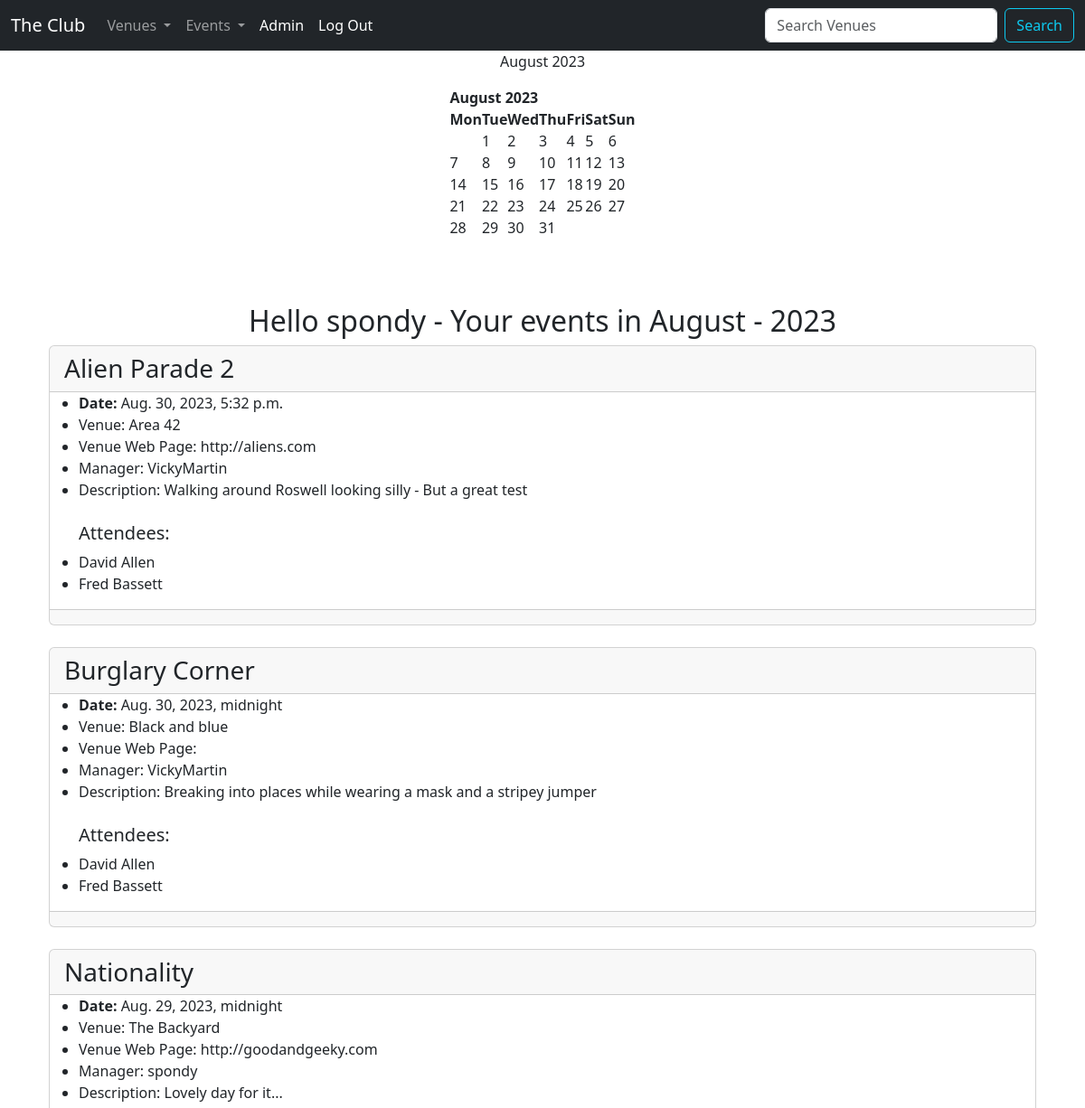
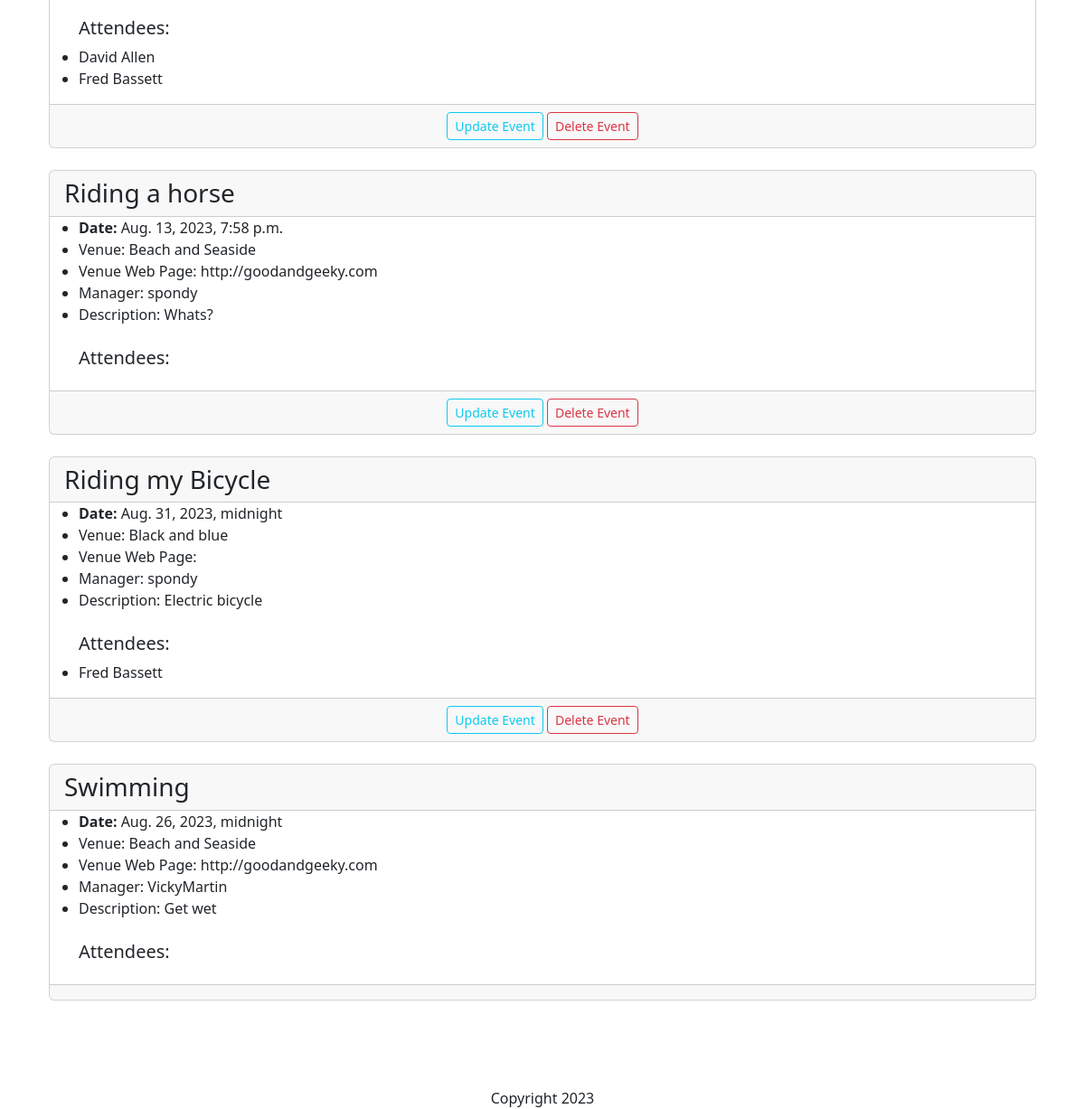
The app's page / (signed in) with its own data (2 pictures, top to bottom).
### events/models.py (models this page shows, shortened)
class Event(models.Model):
    name = models.CharField("Event Name", max_length=120)
    event_date = models.DateTimeField("Event Date")
    venue = models.ForeignKey(Venue, blank=True, null=True, on_delete=models.CASCADE)
    manager = models.ForeignKey(User, blank=True, null=True, on_delete=models.SET_NULL)
    description = models.TextField(blank=True)
    attendees = models.ManyToManyField(MyClubUser, blank=True)
    approved = models.BooleanField("Approved", default=False)

class Venue(models.Model):
    name = models.CharField("Venue Name", max_length=120)
    address = models.CharField(max_length=300)
    zip_code = models.CharField("Zip Code", max_length=15)
    phone = models.CharField("Contact Phone", max_length=25, blank=True)
    web = models.URLField("Website Address", blank=True)
    email_address = models.EmailField("Email Address", blank=True)
    owner = models.IntegerField("Venue Owner", blank=False, default=1)
    venue_image = models.ImageField(null=True, blank=True, upload_to="images/")
    def __str__(self):
        return self.name

class MyClubUser(models.Model):
    first_name = models.CharField(max_length=30)
    last_name = models.CharField(max_length=30)
    email = models.EmailField("User Email")
    def __str__(self):
        return self.first_name + " " + self.last_name

### events/views.py (the view)
# urls.py: path("", views.home, name="home"),
def home(request, year=datetime.now().year, month=datetime.now().strftime("%B")):
    month = month.capitalize()
    month_number = list(calendar.month_name).index(month)
    month_number = int(month_number)  # make sure it is an int
    cal = HTMLCalendar().formatmonth(year, month_number)
    now = datetime.now()
    current_year = now.year
    event_list = Event.objects.filter(
        event_date__year=year, event_date__month=month_number
    ).order_by("name")
    time = now.strftime("%H:%M:%S")
    return render(
        request,
        "events/home.html",
        {
            "year": year,
            "month": month,
            "month_number": month_number,
            "cal": cal,
            "current_year": current_year,
            "time": time,
            "event_list": event_list,
        },
    )

### events/templates/events/home.html
{% extends 'events/base.html' %}
{% block content %}
<div class="container">
    <center>
      <p>
        {{ month }}
        {{ year }}<br/>
      </p>
      {{ cal|safe }}
      <br><br><br>
  <h2>Hello {{ user }} - Your events in {{ month }} - {{ year }}</h2>
    </center>
    {% if event_list %}
      {% for event in event_list %}
        <div class="card">
          <h3 class="card-header">{{ event.name }}</h3>
          <ul>
            <li><strong>Date:</strong> {{ event.event_date }}</li>
            <li>Venue: {{ event.venue }}</li>
            <li>Venue Web Page: {{ event.venue.web }}</li>
            <li>Manager: {{ event.manager }}</li>
            <li>Description: {{ event.description }}</li>
            <br/>
            <h5>Attendees:</h5>
            {% for user in event.attendees.all %}
              <li>{{ user }}</li>
            {% endfor %}
          </ul>
          <div class="card-footer"><center>
            {% if user.is_authenticated %}
              {% if user == event.manager %}
                <a href="{% url 'update-event' event.id %}" class="btn btn-outline-info btn-sm">Update Event</a>
                <a href="{% url 'delete-event' event.id %}" class="btn btn-outline-danger btn-sm">Delete Event</a>
              {% endif %}
            {% else %}
              <a class="btn btn-outline-info" href="{% url 'login' %}">Log in Here for more options</a>
            {% endif %}
          </center></div>
        </div><br/>
      {% endfor %}
    {% else %}
      <p>Sorry, nothing happening this month...</p>
    {% endif %}
    <br><br><br>
    <center>
      Copyright {{ current_year }}
    </center>
</div>
{% endblock %}

### records on screen
Event: name "Alien Parade 2", event_date "Aug. 30, 2023, 5:32 p.m.", venue "Area 42", venue.web "http://aliens.com", manager "VickyMartin", description "Walking around Roswell looking silly - But a great test"
MyClubUser: first_name+last_name "David Allen"
MyClubUser: first_name+last_name "Fred Bassett"
Event: name "Burglary Corner", event_date "Aug. 30, 2023, midnight", venue "Black and blue", manager "VickyMartin", description "Breaking into places while wearing a mask and a stripey jumper"
Event: name "Nationality", event_date "Aug. 29, 2023, midnight", venue "The Backyard", venue.web "http://goodandgeeky.com", manager "spondy", description "Lovely day for it...", shows "Update Event"
Event: name "Riding a horse", event_date "Aug. 13, 2023, 7:58 p.m.", venue "Beach and Seaside", venue.web "http://goodandgeeky.com", manager "spondy", description "Whats?", shows "Update Event"
Event: name "Riding my Bicycle", event_date "Aug. 31, 2023, midnight", venue "Black and blue", manager "spondy", description "Electric bicycle", shows "Update Event"
Event: name "Swimming", event_date "Aug. 26, 2023, midnight", venue "Beach and Seaside", venue.web "http://goodandgeeky.com", manager "VickyMartin", description "Get wet"

### other values on screen
{{ month }} "August"
{{ cal|safe }} "August 2023 Mon Tue Wed Thu Fri Sat Sun 1 2 3 4 5 6 7 8 9 10 11 12 13 14 15 16 17 18 19 20 21 22 23 24 25 26 27 28 29 30 31"
{{ user }} "spondy"
